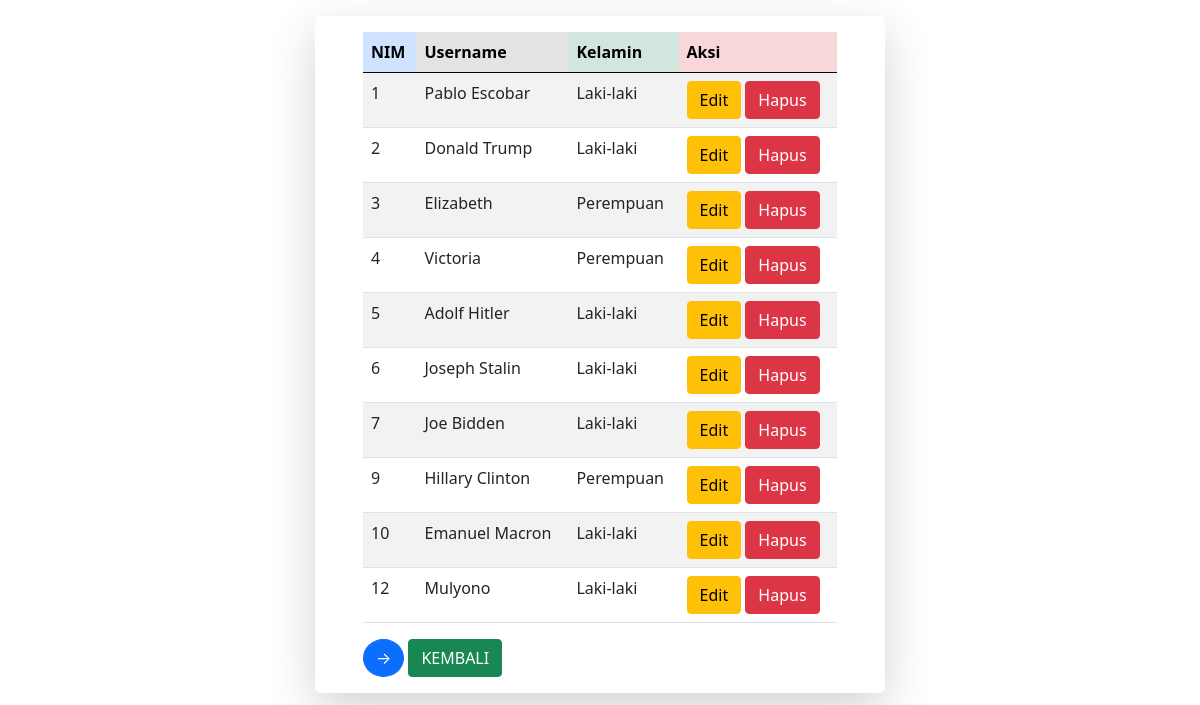
Screenshot of /tampilan.php with the database file from the repository.
### tables this page shows
CREATE TABLE `data_user` (
  `nim` bigint NOT NULL AUTO_INCREMENT,
  `username` varchar(45) DEFAULT NULL,
  `gender` varchar(45) DEFAULT NULL,
  PRIMARY KEY (`nim`)
);

### tampilan.php (the view, shortened to what this page needs)
<?php
    include "db.php";
    $rows_per_page = 10;
    if (isset($_GET['page'])) {
        $page = $_GET['page'];
    } else {
        $page = 1;
    }
    $start_from = ($page - 1) * $rows_per_page;
    $stmt = $conn->query("SELECT nim, username, gender FROM data_user LIMIT $start_from, $rows_per_page");
    $total_rows_result = $conn->query("SELECT COUNT(*) AS total FROM data_user");
    $total_rows = $total_rows_result->fetch_assoc()['total'];
    $total_pages = ceil($total_rows / $rows_per_page);
?>
<!DOCTYPE html>
<html lang="en">
<head>
    <link href="https://cdn.jsdelivr.net/npm/bootstrap@5.0.2/dist/css/bootstrap.min.css" rel="stylesheet">
</head>
<body>
    <div class="container">
        <div class="row">
            <div class="col-md-6 col-12 shadow-lg px-5 py-3 mt-3 d-flex flex-column mx-auto rounded-3">
                <table class="table table-striped">
                    <thead>
                        <tr>
                            <th class="table-primary">NIM</th>
                            <th class="table-secondary">Username</th>
                            <th class="table-success">Kelamin</th>
                            <th class="table-danger">Aksi</th>
                        </tr>
                    </thead>
                    <tbody>
                        <?php
                            if ($stmt->num_rows > 0) {
                                while ($row = $stmt->fetch_assoc()) {
                                    echo "
                                        <tr>
                                            <td>{$row['nim']}</td>
                                            <td>{$row['username']}</td>
                                            <td>{$row['gender']}</td>
                                            <td><a href='edit_account.php?nim={$row['nim']}' class='btn btn-warning' >Edit</a> <button class='btn btn-danger' data-bs-toggle='modal' data-bs-target='#confirmDeleteModal' data-username='{$row['username']}' data-nim='{$row['nim']}'>Hapus</button></td>
                                        </tr>
                                    ";
                                }
                            } else {
                                echo "
                                    <tr>
                                        <td colspan='3'>Data Tidak Ada</td>
                                    </tr>
                                ";
                            }
                        ?>
                    </tbody>
                </table>
            <div>
            <?php
                if ($page < $total_pages) {
                    echo "<a href='tampilan.php?page=" . ($page + 1) . "' class='btn btn-primary rounded-circle'>→</a>";
                }
            ?>
            <a href="index.php" class='btn btn-success'>KEMBALI</a>
        </div>
    </div>
</body>
</html>

### rows the page displays
data_user: nim "1", username "Pablo Escobar", gender "Laki-laki"
data_user: nim "2", username "Donald Trump", gender "Laki-laki"
data_user: nim "3", username "Elizabeth", gender "Perempuan"
data_user: nim "4", username "Victoria", gender "Perempuan"
data_user: nim "5", username "Adolf Hitler", gender "Laki-laki"
data_user: nim "6", username "Joseph Stalin", gender "Laki-laki"
data_user: nim "7", username "Joe Bidden", gender "Laki-laki"
data_user: nim "9", username "Hillary Clinton", gender "Perempuan"
data_user: nim "10", username "Emanuel Macron", gender "Laki-laki"
data_user: nim "12", username "Mulyono", gender "Laki-laki"
